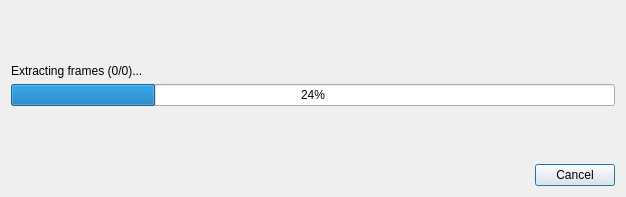
<?xml version="1.0" encoding="UTF-8"?>
<ui version="4.0">
 <class>Dialog</class>
 <widget class="QDialog" name="Dialog">
  <property name="geometry">
   <rect>
    <x>0</x>
    <y>0</y>
    <width>626</width>
    <height>197</height>
   </rect>
  </property>
  <property name="windowTitle">
   <string>Extract in Progress</string>
  </property>
  <layout class="QVBoxLayout" name="verticalLayout">
   <item>
    <spacer name="verticalSpacer_2">
     <property name="orientation">
      <enum>Qt::Vertical</enum>
     </property>
     <property name="sizeHint" stdset="0">
      <size>
       <width>20</width>
       <height>40</height>
      </size>
     </property>
    </spacer>
   </item>
   <item>
    <widget class="QLabel" name="extractProgress_label">
     <property name="text">
      <string>Extracting frames (0/0)...</string>
     </property>
    </widget>
   </item>
   <item>
    <widget class="QProgressBar" name="extract_progressBar">
     <property name="value">
      <number>24</number>
     </property>
    </widget>
   </item>
   <item>
    <spacer name="verticalSpacer">
     <property name="orientation">
      <enum>Qt::Vertical</enum>
     </property>
     <property name="sizeHint" stdset="0">
      <size>
       <width>20</width>
       <height>40</height>
      </size>
     </property>
    </spacer>
   </item>
   <item>
    <layout class="QHBoxLayout" name="horizontalLayout">
     <item>
      <spacer name="horizontalSpacer">
       <property name="orientation">
        <enum>Qt::Horizontal</enum>
       </property>
       <property name="sizeHint" stdset="0">
        <size>
         <width>40</width>
         <height>20</height>
        </size>
       </property>
      </spacer>
     </item>
     <item>
      <widget class="QPushButton" name="cancelExtract_Button">
       <property name="text">
        <string>Cancel</string>
       </property>
      </widget>
     </item>
    </layout>
   </item>
  </layout>
 </widget>
 <resources/>
 <connections/>
</ui>
